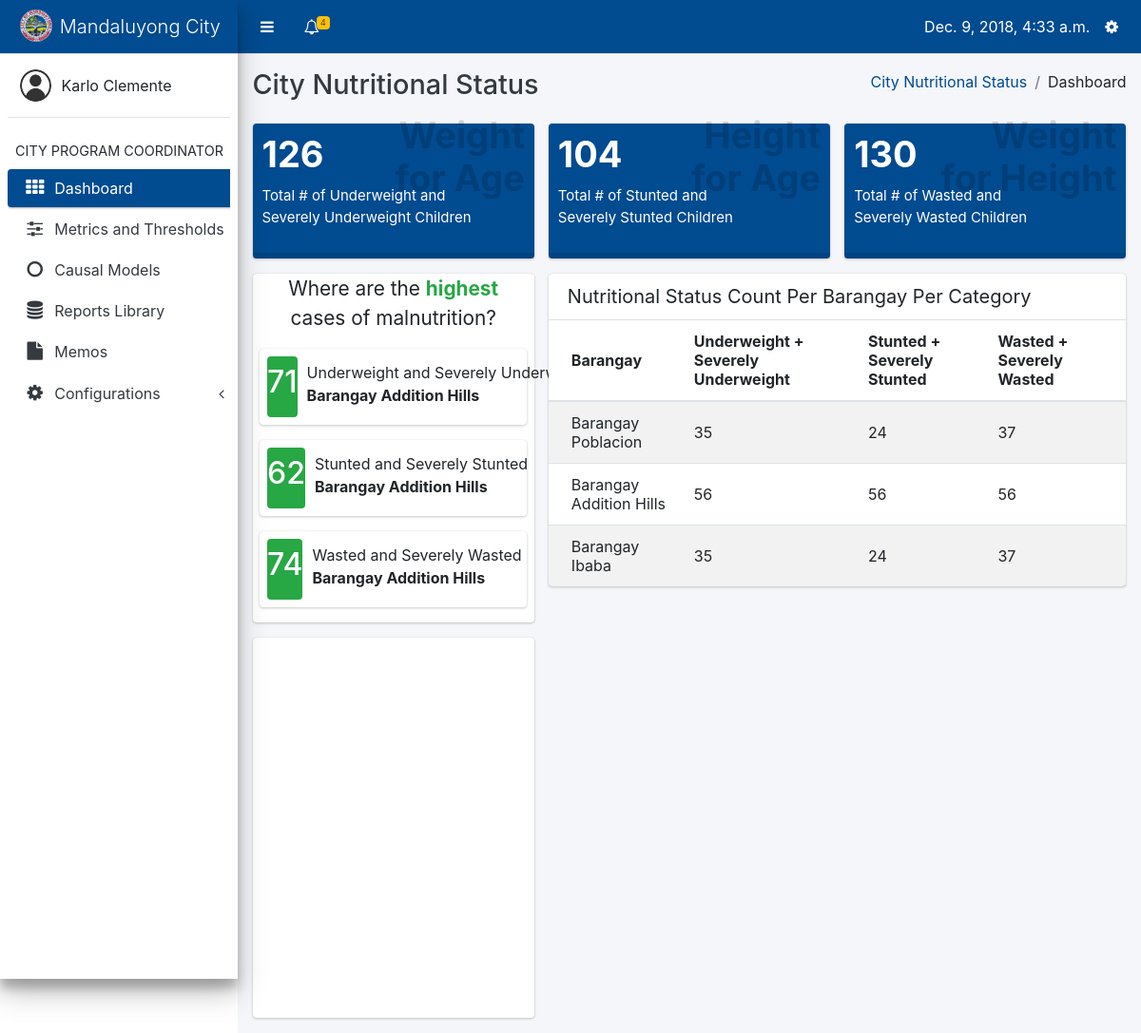
The page /visualizations/city_nutritional_status (signed in) on the database its author committed.
### core/models.py (models this page shows, shortened)
class Profile(models.Model):
    user = models.OneToOneField(User, on_delete=models.CASCADE, related_name='profile')
    barangay = models.ForeignKey(Barangay, on_delete=models.CASCADE, null=True, blank=True)
    USER_TYPES = (
        ('Barangay Nutrition Scholar', 'Barangay Nutrition Scholar'),
        ('Nutritionist', 'Nutritionist'),
        ('Nutrition Program Coordinator', 'Nutrition Program Coordinator')
    )
    user_type = models.CharField(max_length=40, choices=USER_TYPES)

### datainput/models.py (models this page shows, shortened)
class Barangay(models.Model):
    name = models.CharField(max_length=100)

### visualizations/views.py (the view)
# urls.py: path('city_nutritional_status', views.city_nutritional_status, name='city_nutritional_status'),
@login_required
def city_nutritional_status(request):
    profile = Profile.objects.get(user=request.user)
    if profile.user_type == 'Nutritionist':
        template_values = 'core/nutritionist-layout.html'
    else:
        template_values = 'core/pc_layout.html'
    context = {
        'active': 'db',
        'template_values': template_values,
        'total_per_category': weights.totals_per_category(),
        'highest_per_category': weights.highest_barangay_per_category(),
        'count_per_barangay': weights.count_per_barangay_per_category()
    }
    return render(request, 'visualizations/insights/nutritional_status.html', context)

### core/context_processors.py (called while the page is built)
def get_user_type(request):
    if request.user.is_anonymous:
        return {
            'user_type': None
        }
    return {
        'user_type': Profile.objects.get(user=request.user).user_type
    }

def get_notifications(request):
    if not request.user.is_anonymous:
        notifications = Notification.objects.filter(profile_to=Profile.objects.get(user=request.user)).order_by('-date')
        return {
            'notifications': notifications
        }
    return {
        'notifications': None
    }

def get_unread_notifications(request):
    if not request.user.is_anonymous:
        unread_count = Notification.objects.filter(profile_to=Profile.objects.get(user=request.user), is_read=False)
        return {
            'unread_count': unread_count.count()
        }
    return {
        'unread_count': None
    }

def today(request):
    return {
        'today': datetime.now()
    }

def year_now(request):
    return {
        'year_present': datetime.now().year
    }

def profile(request):
    if request.user.is_anonymous:
        return {
            'profile': None
        }
    return {
        'profile': Profile.objects.get(user=request.user)
    }

### visualizations/templates/visualizations/insights/nutritional_status.html (shortened to what this page needs)
{% extends template_values %}
{% block content %}
{% load static %}
    <div class="content-wrapper" style="height: auto; margin-top: 57px;">
        <div class="content-header">
        <div class="container-fluid">
            <div class="row mb-2">
                    <div class="col-sm-6">
                        <h1 class="m-0 text-dark">City Nutritional Status</h1>
                    </div>
                <div class="col-sm-6">
                    <ol class="breadcrumb float-sm-right">
                        <li class="breadcrumb-item"><a href="#">City Nutritional Status</a></li>
                        <li class="breadcrumb-item">Dashboard</li>
                    </ol>
                </div>
            </div>
        </div>
    </div>
        <div class="content">
            <div class="container-fluid">
<div class="row">
    <div class="col-4">
        <div class="small-box bg-primary">
            <div class="inner">
                <h3>{{ total_per_category.0 }}</h3>
                <p>Total # of Underweight and<br>Severely Underweight Children</p>
            </div>
            <div class="icon">
                <h3 style="margin-bottom: 0; text-align: right;">Weight</h3>
                <h3 style="text-align: right;">for Age</h3>
            </div>
            <div class="small-box-footer">
            </div>
        </div>
    </div>
    <div class="col-4">
        <div class="small-box bg-primary">
            <div class="inner">
                <h3>{{ total_per_category.1 }}</h3>
                <p>Total # of Stunted and<br>Severely Stunted Children</p>
            </div>
            <div class="icon">
                <h3 style="margin-bottom: 0; text-align: right;">Height</h3>
                <h3 style="text-align: right;">for Age</h3>
            </div>
            <div class="small-box-footer">
            </div>
        </div>
    </div>
    <div class="col-4">
        <div class="small-box bg-primary">
            <div class="inner">
                <h3>{{ total_per_category.2 }}</h3>
                <p>Total # of Wasted and<br>Severely Wasted Children</p>
            </div>
            <div class="icon">
                <h3 style="margin-bottom: 0; text-align: right;">Weight</h3>
                <h3 style="text-align: right;">for Height</h3>
            </div>
            <div class="small-box-footer">
            </div>
        </div>
    </div>
</div>
<div class="row">
<div class="col-4">
    <div class="card">
        <div class="card-body p-0">
            <p  style="text-align: center; font-size: 1.3rem;">Where are the <b class="text-success">highest </b><br>cases of malnutrition?</p>
            <div class="col-12">
                <div class="info-box">
                    <span class="info-box-icon bg-success"><h2>71</h2></span>
                    <div class="info-box-content">
                        <span class="info-box-text">Underweight and Severely Underweight</span>
                        <span class="info-box-number">{{ highest_per_category.0 }}</span>
                    </div>
                </div>
            </div>
            <div class="col-12">
                <div class="info-box">
                    <span class="info-box-icon bg-success"><h2>62</h2></span>
                    <div class="info-box-content">
                        <span class="info-box-text">Stunted and Severely Stunted</span>
                        <span class="info-box-number">{{ highest_per_category.1 }}</span>
                    </div>
                </div>
            </div>
            <div class="col-12">
                <div class="info-box">
                    <span class="info-box-icon bg-success"><h2>74</h2></span>
                    <div class="info-box-content">
                        <span class="info-box-text">Wasted and Severely Wasted</span>
                        <span class="info-box-number">{{ highest_per_category.2 }}</span>
                    </div>
                </div>
            </div>
        </div>
    </div>
    <div style="height: 400px;" class="card">
        <div style="height: 400px;" class="col-12" id="totals">
        </div>
    </div>
</div>
<div class="col-8">
<div class="card">
        <div class="card-header no-border">
            <h3 class="card-title">Nutritional Status Count Per Barangay Per Category</h3>
        </div>
        <div class="card-body p-0">
            <table class="table table-striped table-valign-middle">
                <thead>
                    <tr>
                        <th>Barangay</th>
                        <th>Underweight + Severely Underweight</th>
                        <th>Stunted + Severely Stunted</th>
                        <th>Wasted + Severely Wasted</th>
                    </tr>
                </thead>
                <tbody>
                    {% for val in count_per_barangay %}
                                    <tr>
                                        {% for a in val %}
                                            <td>{{ a }}</td>
                                        {% endfor %}
                                    </tr>
                                {% endfor %}
                </tbody>
            </table>
        </div>
    </div>
</div>
    </div>
            </div>
        </div>
    </div>
{% endblock %}

### core/templates/core/pc_layout.html (shortened to what this page needs)
{% load static %}
<html>
    <head>
        <link rel="stylesheet" type="text/css" href="{% static 'core/plugins/bootstrap/css/bootstrap.css' %}">
        <link rel="stylesheet" type="text/css" href="{% static 'core/plugins/css/adminlte.css' %}">
        <link rel="stylesheet" type="text/css" href="{% static 'core/plugins/datatables/dataTables.bootstrap4.css' %}">
        <link rel="stylesheet" type="text/css" href="{% static 'core/plugins/font-awesome/css/font-awesome.css' %}">
        <link rel="stylesheet" type="text/css" href="{% static 'core/plugins/select2/select2.css' %}">
    </head>
    <body class="sidebar-mini" style="padding-right: 0 !important;">
        <div class="wrapper">
            <nav class="main-header navbar navbar-expand border-bottom navbar-light bg-primary" style="position: fixed; right: 0; left: 0;">
                <ul class="navbar-nav">
                    <li class="nav-item">
                        <a class="nav-link" data-widget="pushmenu" href="#" style="padding-top: 12px;"><i class="fa fa-bars"></i></a>
                    </li>
                    <li class="nav-item dropdown">
                        <a class="nav-link" data-toggle="dropdown" href="#" aria-expanded="false" style="padding-top: 12px;">
                            <i class="fa fa-bell-o"></i>
                            {% if unread_count > 0 %}
                                <span class="badge badge-warning navbar-badge">
                                {{ unread_count }}</span>
                            {% endif %}
                        </a>
                    </li>
                </ul>
                <ul class="navbar-nav ml-auto">
                    <li class="nav-item mt-2">
                        {{ today }}
                    </li>
                    <li class="nav-item dropdown">
                        <a class="nav-link" data-toggle="dropdown" href="#" aria-expanded="true" style="padding-top: 12px;">
                            <i class="fa fa-cog"></i>
                        </a>
                    </li>
                </ul>
            </nav>
            <aside class="main-sidebar elevation-4 sidebar-light-primary" style="min-height: 620px;">
                <div class="brand-link bg-primary">
                    <img src="{% static 'core/images/com.png' %}" class="brand-image img-circle" style="opacity: .8">
                    <span class="brand-text font-weight-light">Mandaluyong City</span>
                </div>
                <div class="sidebar">
                    <div class="user-panel mt-3 pb-3 mb-3 d-flex">
                        <div class="image">
                            <img src="{% static 'core/images/usr.png' %}" class="img-circle" alt="User Image">
                        </div>
                        <div class="info">
                            <div class="d-block">{{ profile.user.first_name }} {{ profile.user.last_name }}</div>
                        </div>
                    </div>
                    <nav class="mt-2">
                        <ul class="nav nav-pills nav-sidebar flex-column" data-widget="treeview" role="menu" data-accordion="false">
                            <li class="nav-header">CITY PROGRAM COORDINATOR</li>
                            <li class="nav-item">
                                <a href="{% url 'core:program_coordinator' %}" class="nav-link {% if active == 'db' %}active{% endif %}">
                                    <i class="nav-icon fa fa-th"></i>
                                    <p>Dashboard</p>
                                </a>
                                </li>
                            <li class="nav-item">
                                <a href="{% url 'datapreprocessing:index' %}" class="nav-link {% if active == 'mt' %}active{% endif %}">
                                    <i class="nav-icon fa fa-sliders"></i>
                                    <p>Metrics and Thresholds</p>
                                </a>
                            </li>
                              <li class="nav-item">
                                <a href="{% url 'causalmodel:index' 2018 %}" class="nav-link {% if active == 'cm' %}active{% endif %}">
                                    <i class="nav-icon fa fa-circle-o"></i>
                                    <p>Causal Models</p>
                                </a>
                            </li>
                            <li class="nav-item">
                                    <a href="{% url 'visualizations:reports_library' %}" class="nav-link {% if active == 'rl' %}active{% endif %}">
                                    <i class="nav-icon fa fa-database"></i>
                                    <p>Reports Library</p>
                                </a>
                            </li>
                            <li class="nav-item">
                                <a href="{% url 'core:memos' %}" class="nav-link {% if active == 'mm' %}active{% endif %}">
                                    <i class="nav-icon fa fa-file"></i>
                                    <p>Memos</p>
                                </a>
                            </li>
                            <li class="nav-item has-treeview {% if active == 'arc' %}menu-open{% endif %}">
                                <a href="#" class="nav-link {% if active == 'arc' %}active{% endif %}">
                                  <i class="nav-icon fa fa-cog"></i>
                                      <p>
                                        Configurations
                                        <i class="right fa fa-angle-left"></i>
                                      </p>
                                </a>
                            </li>
                        </ul>
                    </nav>
                </div>
            </aside>
            {% block content %}
            {% endblock %}
        </div>
    </body>
</html>

### rows shown on the page
Profile: user.first_name "Karlo", user.last_name "Clemente"
Barangay: name "Barangay Addition Hills", val "Barangay Addition Hills"
Barangay: val "Barangay Poblacion"
Barangay: val "Barangay Ibaba"

### other values the page prints
{{ unread_count }} "4"
{{ total_per_category.0 }} "126"
{{ total_per_category.1 }} "104"
{{ total_per_category.2 }} "130"
{{ a }} "35" "24" "37" "56" "56" "56" "35" "24" "37"
